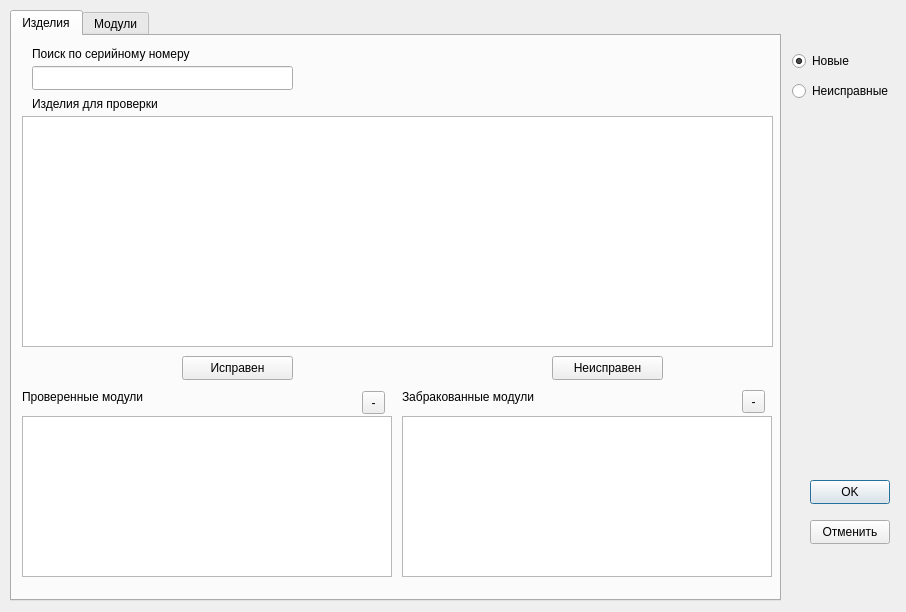
<?xml version="1.0" encoding="UTF-8"?>
<ui version="4.0">
 <class>OTKControlWindow</class>
 <widget class="QDialog" name="OTKControlWindow">
  <property name="geometry">
   <rect>
    <x>0</x>
    <y>0</y>
    <width>906</width>
    <height>612</height>
   </rect>
  </property>
  <property name="windowTitle">
   <string>Проверка ОТК</string>
  </property>
  <widget class="QPushButton" name="pbOK">
   <property name="geometry">
    <rect>
     <x>810</x>
     <y>480</y>
     <width>80</width>
     <height>24</height>
    </rect>
   </property>
   <property name="text">
    <string>OK</string>
   </property>
  </widget>
  <widget class="QPushButton" name="pbCancel">
   <property name="geometry">
    <rect>
     <x>810</x>
     <y>520</y>
     <width>80</width>
     <height>24</height>
    </rect>
   </property>
   <property name="text">
    <string>Отменить</string>
   </property>
  </widget>
  <widget class="QTabWidget" name="tabWidget">
   <property name="geometry">
    <rect>
     <x>10</x>
     <y>10</y>
     <width>771</width>
     <height>591</height>
    </rect>
   </property>
   <property name="currentIndex">
    <number>0</number>
   </property>
   <widget class="QWidget" name="tab_2">
    <attribute name="title">
     <string>Изделия</string>
    </attribute>
    <widget class="QLabel" name="label_5">
     <property name="geometry">
      <rect>
       <x>390</x>
       <y>353</y>
       <width>140</width>
       <height>16</height>
      </rect>
     </property>
     <property name="text">
      <string>Забракованные модули</string>
     </property>
    </widget>
    <widget class="QToolButton" name="tbDelCheckProd">
     <property name="geometry">
      <rect>
       <x>350</x>
       <y>355</y>
       <width>23</width>
       <height>23</height>
      </rect>
     </property>
     <property name="text">
      <string>-</string>
     </property>
    </widget>
    <widget class="QListWidget" name="lwBrokenProd">
     <property name="geometry">
      <rect>
       <x>390</x>
       <y>380</y>
       <width>370</width>
       <height>161</height>
      </rect>
     </property>
    </widget>
    <widget class="QLabel" name="label_6">
     <property name="geometry">
      <rect>
       <x>20</x>
       <y>10</y>
       <width>191</width>
       <height>16</height>
      </rect>
     </property>
     <property name="text">
      <string>Поиск по серийному номеру</string>
     </property>
    </widget>
    <widget class="QLabel" name="label_7">
     <property name="geometry">
      <rect>
       <x>10</x>
       <y>353</y>
       <width>131</width>
       <height>16</height>
      </rect>
     </property>
     <property name="text">
      <string>Проверенные модули</string>
     </property>
    </widget>
    <widget class="QLabel" name="label_8">
     <property name="geometry">
      <rect>
       <x>20</x>
       <y>60</y>
       <width>211</width>
       <height>16</height>
      </rect>
     </property>
     <property name="text">
      <string>Изделия для проверки</string>
     </property>
    </widget>
    <widget class="QLineEdit" name="leNumProduct">
     <property name="geometry">
      <rect>
       <x>20</x>
       <y>30</y>
       <width>261</width>
       <height>24</height>
      </rect>
     </property>
    </widget>
    <widget class="QPushButton" name="pbCheckProd">
     <property name="geometry">
      <rect>
       <x>170</x>
       <y>320</y>
       <width>111</width>
       <height>24</height>
      </rect>
     </property>
     <property name="text">
      <string>Исправен</string>
     </property>
    </widget>
    <widget class="QPushButton" name="pbBrokenProd">
     <property name="geometry">
      <rect>
       <x>540</x>
       <y>320</y>
       <width>111</width>
       <height>24</height>
      </rect>
     </property>
     <property name="text">
      <string>Неисправен</string>
     </property>
    </widget>
    <widget class="QToolButton" name="tbDelBrokenProd">
     <property name="geometry">
      <rect>
       <x>730</x>
       <y>354</y>
       <width>23</width>
       <height>23</height>
      </rect>
     </property>
     <property name="text">
      <string>-</string>
     </property>
    </widget>
    <widget class="QListWidget" name="lwProduct">
     <property name="geometry">
      <rect>
       <x>10</x>
       <y>80</y>
       <width>751</width>
       <height>231</height>
      </rect>
     </property>
    </widget>
    <widget class="QListWidget" name="lwCheckedProd">
     <property name="geometry">
      <rect>
       <x>10</x>
       <y>380</y>
       <width>370</width>
       <height>161</height>
      </rect>
     </property>
    </widget>
   </widget>
   <widget class="QWidget" name="tab">
    <attribute name="title">
     <string>Модули</string>
    </attribute>
    <widget class="QLabel" name="label">
     <property name="geometry">
      <rect>
       <x>20</x>
       <y>10</y>
       <width>191</width>
       <height>16</height>
      </rect>
     </property>
     <property name="text">
      <string>Поиск по серийному номеру</string>
     </property>
    </widget>
    <widget class="QLineEdit" name="leNumModul">
     <property name="geometry">
      <rect>
       <x>20</x>
       <y>30</y>
       <width>261</width>
       <height>24</height>
      </rect>
     </property>
    </widget>
    <widget class="QLabel" name="label_2">
     <property name="geometry">
      <rect>
       <x>20</x>
       <y>60</y>
       <width>211</width>
       <height>16</height>
      </rect>
     </property>
     <property name="text">
      <string>Модули для проверки</string>
     </property>
    </widget>
    <widget class="QListWidget" name="lwModul">
     <property name="geometry">
      <rect>
       <x>10</x>
       <y>80</y>
       <width>751</width>
       <height>231</height>
      </rect>
     </property>
    </widget>
    <widget class="QPushButton" name="pbCheck">
     <property name="geometry">
      <rect>
       <x>170</x>
       <y>320</y>
       <width>111</width>
       <height>24</height>
      </rect>
     </property>
     <property name="text">
      <string>Исправен</string>
     </property>
    </widget>
    <widget class="QPushButton" name="pbBroken">
     <property name="geometry">
      <rect>
       <x>540</x>
       <y>320</y>
       <width>111</width>
       <height>24</height>
      </rect>
     </property>
     <property name="text">
      <string>Неисправен</string>
     </property>
    </widget>
    <widget class="QLabel" name="label_3">
     <property name="geometry">
      <rect>
       <x>10</x>
       <y>353</y>
       <width>161</width>
       <height>16</height>
      </rect>
     </property>
     <property name="text">
      <string>Проверенные модули</string>
     </property>
    </widget>
    <widget class="QListWidget" name="lwChecked">
     <property name="geometry">
      <rect>
       <x>10</x>
       <y>380</y>
       <width>370</width>
       <height>161</height>
      </rect>
     </property>
    </widget>
    <widget class="QToolButton" name="tbDelCheck">
     <property name="geometry">
      <rect>
       <x>350</x>
       <y>356</y>
       <width>23</width>
       <height>23</height>
      </rect>
     </property>
     <property name="text">
      <string>-</string>
     </property>
    </widget>
    <widget class="QLabel" name="label_4">
     <property name="geometry">
      <rect>
       <x>390</x>
       <y>353</y>
       <width>161</width>
       <height>16</height>
      </rect>
     </property>
     <property name="text">
      <string>Забракованные модули</string>
     </property>
    </widget>
    <widget class="QToolButton" name="tbDelBroken">
     <property name="geometry">
      <rect>
       <x>730</x>
       <y>356</y>
       <width>23</width>
       <height>23</height>
      </rect>
     </property>
     <property name="text">
      <string>-</string>
     </property>
    </widget>
    <widget class="QListWidget" name="lwBroken">
     <property name="geometry">
      <rect>
       <x>390</x>
       <y>380</y>
       <width>370</width>
       <height>161</height>
      </rect>
     </property>
    </widget>
   </widget>
  </widget>
  <widget class="QRadioButton" name="rbNewDevice">
   <property name="geometry">
    <rect>
     <x>792</x>
     <y>50</y>
     <width>91</width>
     <height>22</height>
    </rect>
   </property>
   <property name="text">
    <string>Новые</string>
   </property>
   <property name="checked">
    <bool>true</bool>
   </property>
  </widget>
  <widget class="QRadioButton" name="rbOldDevice">
   <property name="geometry">
    <rect>
     <x>792</x>
     <y>80</y>
     <width>111</width>
     <height>22</height>
    </rect>
   </property>
   <property name="text">
    <string>Неисправные</string>
   </property>
  </widget>
 </widget>
 <resources/>
 <connections>
  <connection>
   <sender>pbCancel</sender>
   <signal>clicked()</signal>
   <receiver>OTKControlWindow</receiver>
   <slot>reject()</slot>
   <hints>
    <hint type="sourcelabel">
     <x>719</x>
     <y>401</y>
    </hint>
    <hint type="destinationlabel">
     <x>312</x>
     <y>223</y>
    </hint>
   </hints>
  </connection>
  <connection>
   <sender>pbOK</sender>
   <signal>clicked()</signal>
   <receiver>OTKControlWindow</receiver>
   <slot>accept()</slot>
   <hints>
    <hint type="sourcelabel">
     <x>609</x>
     <y>401</y>
    </hint>
    <hint type="destinationlabel">
     <x>482</x>
     <y>231</y>
    </hint>
   </hints>
  </connection>
 </connections>
</ui>
